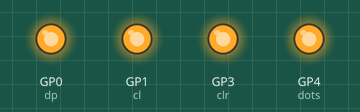
The program below on a simulated Raspberry Pi Pico running MicroPython. Shown: output pins drawn as LEDs (lit = HIGH). Threads take turns every 2 ms; pins used as bus, display or sensor lines are not drawn.

Above: at 0.1 s.
At 19.1 s:
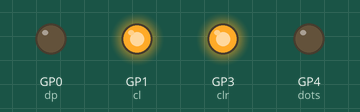
At 28.1 s:
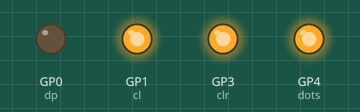
At 39.1 s:
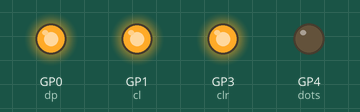
Timing chart, 0 to 40.0 s (numbered marks = the images above):
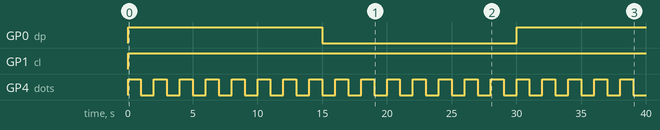

The program:

main.py
```python
from machine import Pin
from time import sleep
import _thread

dp = Pin(0, Pin.OUT)
cl = Pin(1, Pin.OUT)
la = Pin(2, Pin.OUT)
clr = Pin(3, Pin.OUT, Pin.PULL_UP)

dots = Pin(4, Pin.OUT)

dp.value(0)
cl.value(0)
la.value(0)

num_0 = 0b00000011
num_1 = 0b10011111
num_2 = 0b00100101
num_3 = 0b00001101
num_4 = 0b10011001
num_5 = 0b01001001
num_6 = 0b01000001
num_7 = 0b00011111
num_8 = 0b00000001
num_9 = 0b00001001

numbers = [num_0, num_1, num_2, num_3, num_4, num_5, num_6, num_7, num_8, num_9]


def clear():
    clr.low()
    clr.high()


clear()


def tick():
    cl.low()
    cl.high()


def latch():
    la.high()
    la.low()


def write(value):
    for i in range(16):
        data = value >> i & 1
        if data == 0:
            dp.high()
        else:
            dp.low()
        tick()
    latch()
    sleep(0.5)


def toBit(number):
    if number < 10:
        return numbers[0] << 8 | numbers[number]
    elif number > 9 & number < 100:
        digits = toDigits(number)
        return numbers[digits[0]] << 8 | numbers[digits[1]]
    else:
        return numbers[0] << 8 | numbers[0]


def toDigits(number):
    return list(map(int, ' '.join(str(number)).split()))


def blink_clock_dots():
    dots_high = False
    while True:
        if dots_high:
            dots.low()
        else:
            dots.high()
        dots_high = not dots_high
        sleep(1)


_thread.start_new_thread(blink_clock_dots, ())

while True:
    for i in range(99):
        write(toBit(i))
        sleep(1)
```

Measured:
- by itself, GP0 (dp): LOW → HIGH at 0.00 s, → LOW 15.0 s later, → HIGH 15.0 s later
- by itself, GP1 (cl): LOW → HIGH at 0.00 s
- by itself, GP4 (dots): alternates HIGH for 1.0 s and LOW for 1.0 s
